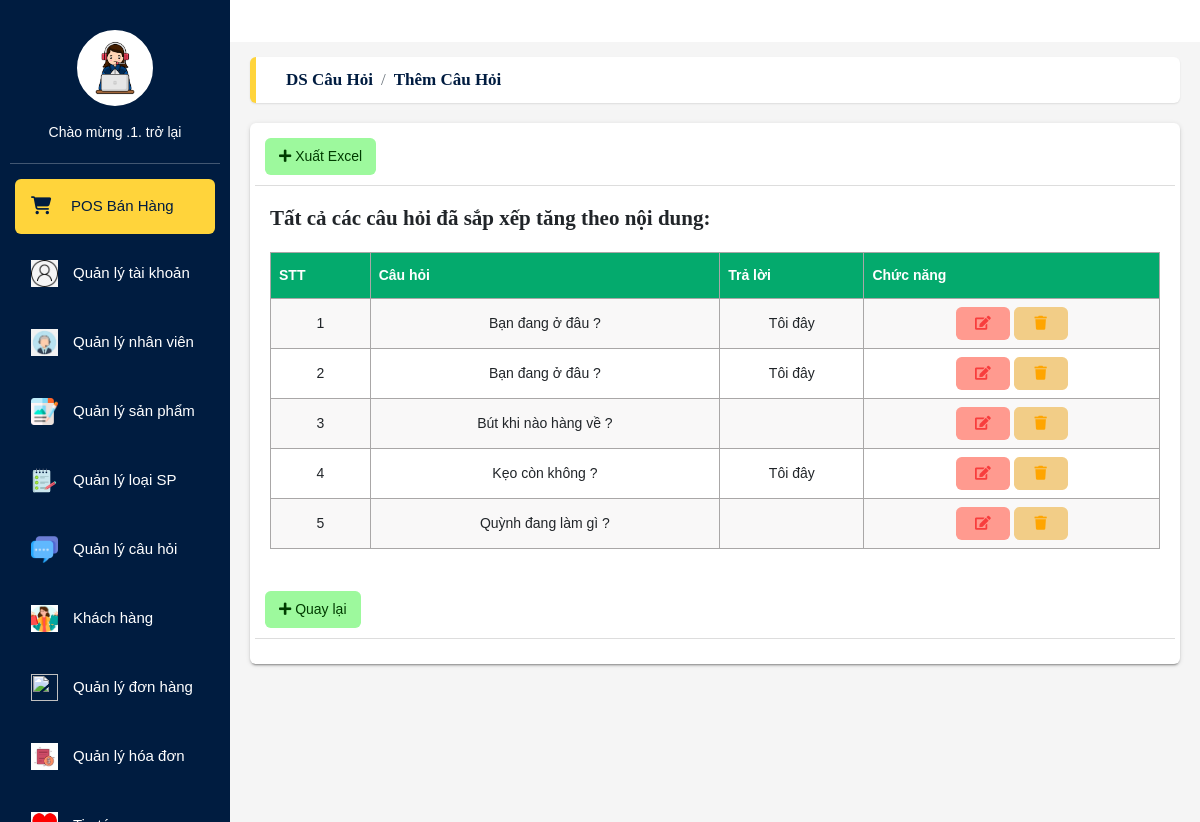
The app's page /VanPhongPham/Question/SortQT (signed in) with its own data.
### tables this page shows
CREATE TABLE `tblquestion` (
  `id` int(11) NOT NULL,
  `cauhoi` varchar(255) NOT NULL,
  `traloi` varchar(255) NOT NULL
);

### VanPhongPham/mvc/core/Controller.php (called while the page is built, shortened)
<?php
    class Controller{
        public function model($model){
            return new $model;
        }
        public function view($view, $data=[]){
            require_once "./mvc/views/".$view.".php";
        }
    }
?>

### VanPhongPham/mvc/controllers/Question.php (called while the page is built, shortened)
<?php
class Question extends Controller
{
    function SortQT()
    {
        $QT_Model = $this->model("QuestionModel");
        $this->view("questionSort", ["QT" => $QT_Model->SortQT()
    ]);
    }
}

### VanPhongPham/mvc/core/App.php (called while the page is built, shortened)
<?php
class App{
    protected $action="SayHi";
    function __construct(){
        $arr = $this->UrlProcess();
        if( file_exists("./mvc/controllers/".$arr[0].".php") ){
            $this->controller = $arr[0];
            unset($arr[0]);
        }
        $this->controller = new $this->controller;
        if(isset($arr[1])){
            if( method_exists( $this->controller , $arr[1]) ){
                $this->action = $arr[1];
            }
            unset($arr[1]);
        }
        $this->params = $arr?array_values($arr):[];
        call_user_func_array([$this->controller, $this->action], $this->params );
    }
    function UrlProcess(){
        if( isset($_GET["url"]) ){
            return explode("/", filter_var(trim($_GET["url"], "/")));
        }
    }
}
?>

### VanPhongPham/index.php (called while the page is built, shortened)
<?php
    $myApp = new App();
?>

### VanPhongPham/mvc/core/DB.php (called while the page is built, shortened)
<?php
    class DB{
        protected $servername = "localhost";
        protected $username = "root";
        protected $password = "";
        function __construct(){
            $this->con = mysqli_connect($this->servername, $this->username, $this->password);
        }
    }
?>

### VanPhongPham/mvc/models/QuestionModel.php (called while the page is built, shortened)
<?php
class QuestionModel extends DB
{
    public function SortQT()
    {
        $qr = "SELECT * FROM tblquestion ORDER BY cauhoi ASC";
        return mysqli_query($this->con, $qr);
    }
}

### VanPhongPham/mvc/views/questionSort.php (the view, shortened to what this page needs)
<?php
include "header.php";
include "Left_side.php";
?>
<head>
    <link rel="stylesheet" href="https://pro.fontawesome.com/releases/v5.10.0/css/all.css">
    <link rel="stylesheet" href="/VANPHONGPHAM/public/css/main.css">
</head>
<main class="app-content">
    <div class="app-title">
        <ul class="app-breadcrumb breadcrumb side">
            <li class="breadcrumb-item active"><a href="#"><b>DS câu hỏi</b></a></li>
            <li class="breadcrumb-item active"><a href="AddQT"><b>Thêm câu hỏi</b></a></li>
        </ul>
    </div>
    <div class="row">
        <div class="col-md-12">
            <div class="tile">
                <div class="tile-body">
                    <div class='row element-button'>
                        <div class='col-sm-2'>
                            <a class='btn btn-add btn-sm' href='' onclick="xuatexcel()" title='Thêm'><i class='fas fa-plus'></i>
                                Xuất Excel</a>
                        </div>
                    </div>
                    <div>
                        <h2>Tất cả các câu hỏi đã sắp xếp tăng theo nội dung:</h2>
                        <table id="customers">
                            <tr>
                                <th>STT</th>
                                <th>Câu hỏi</th>
                                <th>Trả lời</th>
                                <th>Chức năng</th>
                            </tr>
                            <?php
                            $count = 0;
                            if (mysqli_num_rows($data["QT"]) > 0) {
                                while ($row = mysqli_fetch_assoc($data["QT"])) {
                                    $count++;
                            ?>
                                    <tr>
                                        <td><?php echo $count ?></td>
                                        <td><?php echo $row['cauhoi'] ?></td>
                                        <td><?php echo $row['traloi'] ?></td>
                                        <td>
                                            <a name="submit" href="<?php echo 'UpdateQT/' . $row["id"] . '' ?>" class="btn btn-delete" type="button" title="Sửa">
                                                <i class="fas fa-edit"></i></a>
                                            <a href="<?php echo 'DeleteQT/' . $row["id"] . '' ?>" onclick="return confirm('Thông tin câu hỏi sẽ bị xóa vĩnh viễn, bạn có chắc muốn tiếp tục không?');" class="btn btn-edit" type="button" title="Xóa"><i class="fas fa-trash"></i></a>
                                        </td>
                                    </tr>
                            <?php
                                }
                            }
                            ?>
                        </table>
                    </div>
                </div>
                <div class='row element-button'>
                    <div class='col-sm-2'>
                        <br>
                        <br>
                        <a class='btn btn-add btn-sm' href='ListQT' title='Sắp xếp'><i class='fas fa-plus'></i>
                            Quay lại</a>
                    </div>
                </div>
            </div>
        </div>
</main>
</body>
</html>

### records on screen
tblquestion: cauhoi "Bạn đang ở đâu ?", traloi "Tôi đây"
tblquestion: cauhoi "Bạn đang ở đâu ?", traloi "Tôi đây"
tblquestion: cauhoi "Bút khi nào hàng về ?"
tblquestion: cauhoi "Kẹo còn không ?", traloi "Tôi đây"
tblquestion: cauhoi "Quỳnh đang làm gì ?"

### other values on screen
$a "1"
